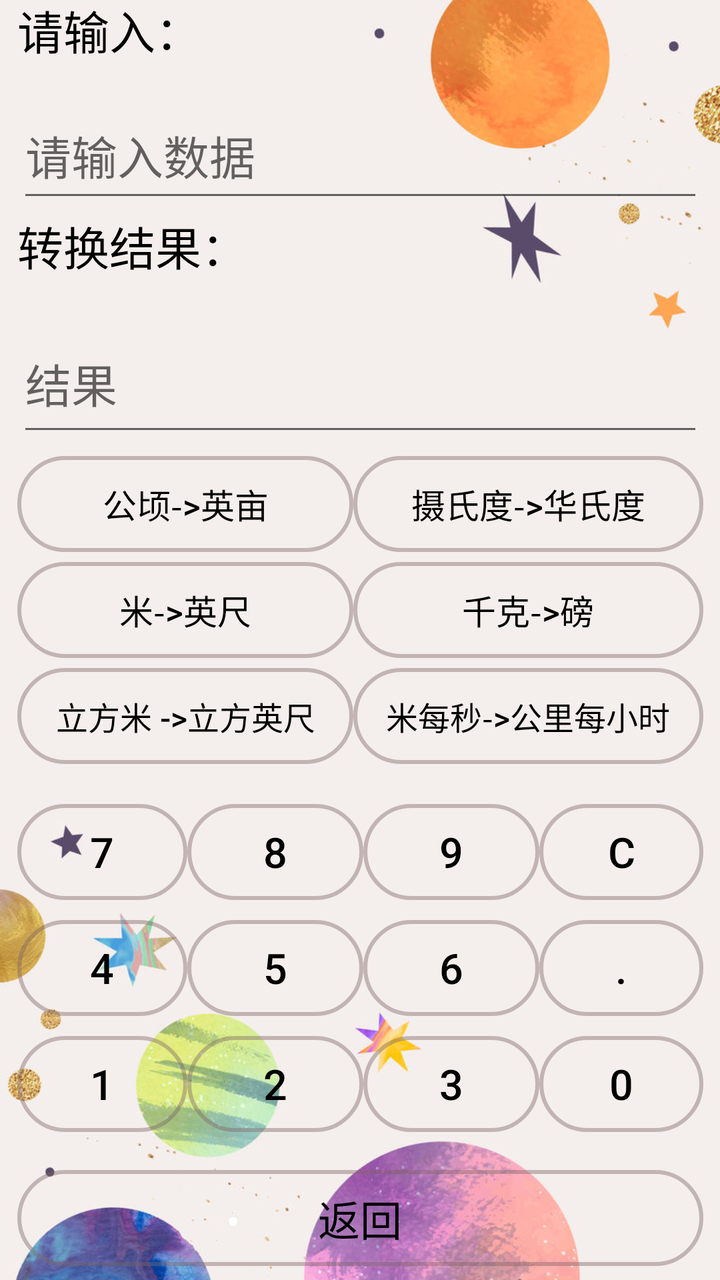
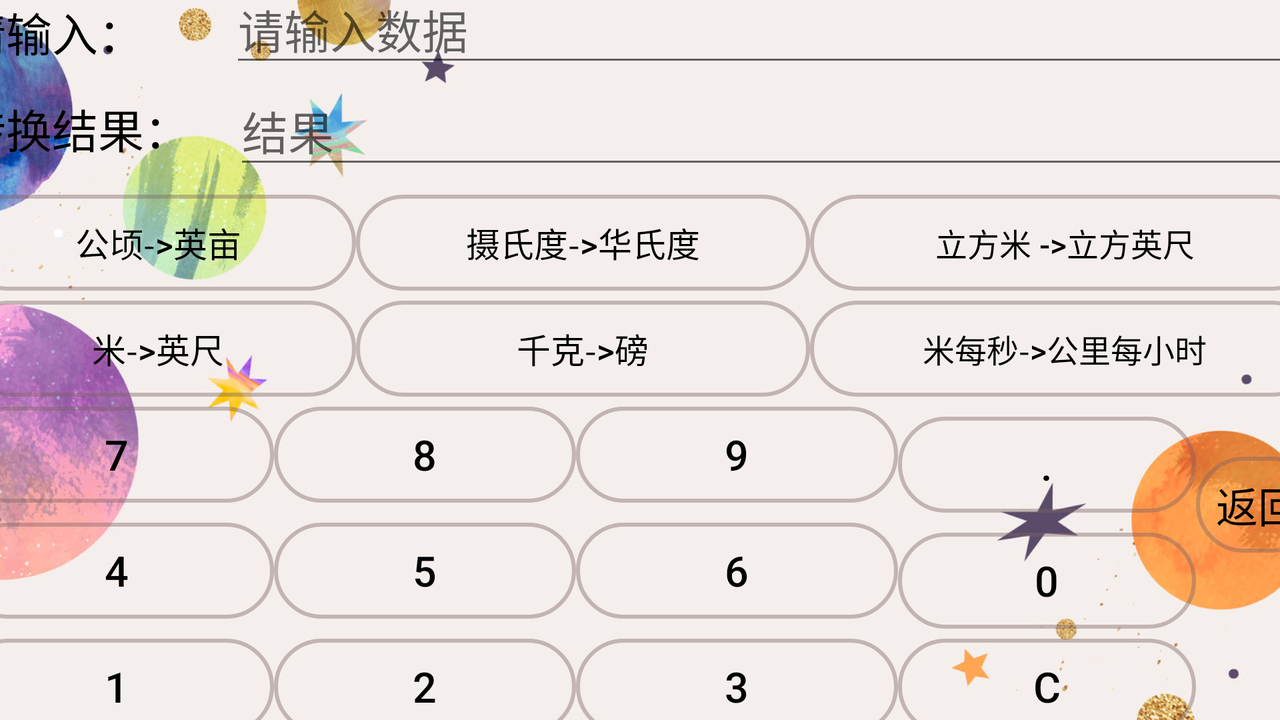

One screen, two layout resources from the same app: the default and the repository's alternative for another configuration. Each is rendered where Android would select it; the XML of both is given below.
<!-- AndroidManifest.xml: application theme Theme.AppCompat.Light.DarkActionBar -->
<!-- res/layout/activity_main2.xml -->
<?xml version="1.0" encoding="utf-8"?>
<androidx.constraintlayout.widget.ConstraintLayout xmlns:android="http://schemas.android.com/apk/res/android"
    xmlns:app="http://schemas.android.com/apk/res-auto"
    xmlns:tools="http://schemas.android.com/tools"
    android:layout_width="match_parent"
    android:layout_height="match_parent">

    <ImageView
        android:id="@+id/imageView_3"
        android:layout_width="wrap_content"
        android:layout_height="wrap_content"
        app:layout_constraintStart_toStartOf="parent"
        app:layout_constraintTop_toTopOf="parent"
        app:srcCompat="@drawable/img_1" />

    <LinearLayout
        android:id="@+id/linearLayout2"
        android:layout_width="343dp"
        android:layout_height="645dp"
        android:layout_marginStart="1dp"
        android:layout_marginTop="1dp"
        android:layout_marginEnd="1dp"
        android:layout_marginBottom="1dp"
        android:orientation="vertical"
        app:layout_constraintBottom_toBottomOf="parent"
        app:layout_constraintEnd_toEndOf="parent"
        app:layout_constraintStart_toStartOf="parent"
        app:layout_constraintTop_toTopOf="parent">

        <TextView
            android:id="@+id/textView"
            android:layout_width="match_parent"
            android:layout_height="48dp"
            android:text="请输入："
            android:textColor="@color/black"
            android:textSize="23dp" />

        <EditText
            android:id="@+id/num"
            android:layout_width="match_parent"
            android:layout_height="60dp"
            android:ems="10"
            android:hint="请输入数据"
            android:inputType="text"
            android:textSize="23dp" />

        <TextView
            android:id="@+id/textView2"
            android:layout_width="match_parent"
            android:layout_height="51dp"
            android:text="转换结果："
            android:textColor="@color/black"
            android:textSize="23dp" />

        <EditText
            android:id="@+id/result"
            android:layout_width="match_parent"
            android:layout_height="66dp"
            android:ems="10"
            android:hint="结果"
            android:inputType="text"
            android:textSize="23dp" />

        <LinearLayout
            android:layout_width="match_parent"
            android:layout_height="174dp"
            android:orientation="horizontal">

            <LinearLayout
                android:layout_width="168dp"
                android:layout_height="180dp"
                android:orientation="vertical">

                <Button
                    android:id="@+id/Area"
                    android:layout_width="match_parent"
                    android:layout_height="wrap_content"
                    android:layout_marginTop="5dp"
                    style="@style/style1"
                    android:text="公顷->英亩"
                    android:textSize="17dp" />

                <Button
                    android:id="@+id/Length"
                    android:layout_width="match_parent"
                    android:layout_height="wrap_content"
                    android:layout_marginTop="5dp"
                    style="@style/style1"
                    android:text="米->英尺"
                    android:textSize="17dp" />

                <Button
                    android:id="@+id/volume"
                    android:layout_width="match_parent"
                    android:layout_height="wrap_content"
                    android:layout_marginTop="5dp"
                    style="@style/style1"
                    android:text="立方米 ->立方英尺"
                    android:textSize="16dp" />

            </LinearLayout>

            <LinearLayout
                android:layout_width="match_parent"
                android:layout_height="match_parent"
                android:orientation="vertical">

                <Button
                    android:id="@+id/temp"
                    android:layout_width="match_parent"
                    android:layout_height="wrap_content"
                    android:layout_marginTop="5dp"
                    style="@style/style1"
                    android:text="摄氏度->华氏度"
                    android:textSize="17dp" />

                <Button
                    android:id="@+id/weight"
                    android:layout_width="match_parent"
                    android:layout_height="wrap_content"
                    android:layout_marginTop="5dp"
                    style="@style/style1"
                    android:text="千克->磅"
                    android:textSize="17dp" />

                <Button
                    android:id="@+id/speed"
                    android:layout_width="match_parent"
                    android:layout_height="wrap_content"
                    android:layout_marginTop="5dp"
                    style="@style/style1"
                    android:text="米每秒->公里每小时"
                    android:textSize="16dp" />

            </LinearLayout>
        </LinearLayout>

        <LinearLayout
            android:layout_width="match_parent"
            android:layout_height="188dp"
            android:orientation="horizontal">

            <LinearLayout
                android:layout_width="85dp"
                android:layout_height="match_parent"
                android:orientation="vertical">

                <Button
                    android:id="@+id/btn7"
                    android:layout_width="match_parent"
                    android:layout_height="wrap_content"
                    android:layout_marginTop="5dp"
                    style="@style/style1"
                    android:text="7"
                    android:textSize="21dp" />

                <Button
                    android:id="@+id/btn4"
                    android:layout_width="match_parent"
                    android:layout_height="wrap_content"
                    android:layout_marginTop="10dp"
                    style="@style/style1"
                    android:text="4"
                    android:textSize="21dp" />

                <Button
                    android:id="@+id/btn1"
                    android:layout_width="match_parent"
                    android:layout_height="wrap_content"
                    android:layout_marginTop="10dp"
                    style="@style/style1"
                    android:text="1"
                    android:textSize="21dp" />
            </LinearLayout>

            <LinearLayout
                android:layout_width="wrap_content"
                android:layout_height="match_parent"
                android:orientation="vertical">

                <Button
                    android:id="@+id/btn8"
                    android:layout_width="match_parent"
                    android:layout_height="wrap_content"
                    android:layout_marginTop="5dp"
                    style="@style/style1"
                    android:text="8"
                    android:textSize="21dp" />

                <Button
                    android:id="@+id/btn5"
                    android:layout_width="match_parent"
                    android:layout_height="wrap_content"
                    android:layout_marginTop="10dp"
                    style="@style/style1"
                    android:text="5"
                    android:textSize="21dp" />

                <Button
                    android:id="@+id/btn2"
                    android:layout_width="match_parent"
                    android:layout_height="wrap_content"
                    android:layout_marginTop="10dp"
                    style="@style/style1"
                    android:text="2"
                    android:textSize="21dp" />
            </LinearLayout>

            <LinearLayout
                android:layout_width="wrap_content"
                android:layout_height="match_parent"
                android:orientation="vertical">

                <Button
                    android:id="@+id/btn9"
                    android:layout_width="match_parent"
                    android:layout_height="wrap_content"
                    android:layout_marginTop="5dp"
                    style="@style/style1"
                    android:text="9"
                    android:textSize="21dp" />

                <Button
                    android:id="@+id/btn6"
                    android:layout_width="match_parent"
                    android:layout_height="wrap_content"
                    android:layout_marginTop="10dp"
                    style="@style/style1"
                    android:text="6"
                    android:textSize="21dp" />

                <Button
                    android:id="@+id/btn3"
                    android:layout_width="match_parent"
                    android:layout_height="wrap_content"
                    android:layout_marginTop="10dp"
                    style="@style/style1"
                    android:text="3"
                    android:textSize="21dp" />
            </LinearLayout>

            <LinearLayout
                android:layout_width="match_parent"
                android:layout_height="match_parent"
                android:orientation="vertical">

                <Button
                    android:id="@+id/C"
                    android:layout_width="match_parent"
                    android:layout_height="wrap_content"
                    android:layout_marginTop="5dp"
                    style="@style/style1"
                    android:text="C"
                    android:textSize="21dp" />

                <Button
                    android:id="@+id/spot"
                    android:layout_width="match_parent"
                    android:layout_height="wrap_content"
                    android:layout_marginTop="10dp"
                    style="@style/style1"
                    android:text="."
                    android:textSize="21dp" />

                <Button
                    android:id="@+id/btn0"
                    android:layout_width="match_parent"
                    android:layout_height="wrap_content"
                    android:layout_marginTop="10dp"
                    style="@style/style1"
                    android:text="0"
                    android:textSize="21dp" />
            </LinearLayout>
        </LinearLayout>

        <Button
            android:id="@+id/button9"
            android:layout_width="match_parent"
            android:layout_height="wrap_content"
            style="@style/style1"
            android:onClick="back"
            android:text="返回"
            android:textSize="21dp" />
    </LinearLayout>

</androidx.constraintlayout.widget.ConstraintLayout>
<!-- resources referenced by this layout -->
<resources>
  <color name="black">#FF000000</color>
  <!-- drawable img_1: png bitmap (drawable, 323702 bytes) -->
  <style name="style1" parent="Widget.AppCompat.Button">
          <item name="android:background">@drawable/new_button1</item>
          <item name="android:textColor">@color/black</item>
      </style>
  <!-- drawable new_button1 (drawable) -->
  <?xml version="1.0" encoding="utf-8"?>
  <selector xmlns:android="http://schemas.android.com/apk/res/android">
      <item android:state_pressed="true">
          <shape>
              <solid android:color="#6B7C6363"/> 
              <corners android:radius="500dip"/> 
              <stroke android:width="2dip" android:color="#6B7C6363"/> 
          </shape>
      </item>
      <item>
          <shape>
              <solid android:color="#00000000"/> 
              <corners android:radius="500dip"/> 
              <stroke android:width="2dip" android:color="#6B7C6363"/> 
          </shape>
      </item>
  </selector>
</resources>
<!-- res/layout-land/activity_main2.xml (the repository's variant of the layout above) -->
<!-- drawn on the phone turned sideways -->
<?xml version="1.0" encoding="utf-8"?>
<androidx.constraintlayout.widget.ConstraintLayout xmlns:android="http://schemas.android.com/apk/res/android"
    xmlns:app="http://schemas.android.com/apk/res-auto"
    xmlns:tools="http://schemas.android.com/tools"
    android:layout_width="match_parent"
    android:layout_height="match_parent">

    <ImageView
        android:id="@+id/imageView_4"
        android:layout_width="wrap_content"
        android:layout_height="wrap_content"
        app:layout_constraintStart_toStartOf="parent"
        app:layout_constraintTop_toTopOf="parent"
        app:srcCompat="@drawable/img_2" />

    <LinearLayout
        android:id="@+id/linearLayout2"
        android:layout_width="680dp"
        android:layout_height="380dp"
        android:layout_marginTop="1dp"
        android:layout_marginEnd="1dp"
        android:layout_marginBottom="1dp"
        android:orientation="vertical"
        app:layout_constraintBottom_toBottomOf="parent"
        app:layout_constraintEnd_toEndOf="parent"
        app:layout_constraintStart_toStartOf="parent"
        app:layout_constraintTop_toTopOf="parent">

        <LinearLayout
            android:layout_width="match_parent"
            android:layout_height="wrap_content"
            android:orientation="horizontal">

            <TextView
                android:id="@+id/textView"
                android:layout_width="135dp"
                android:layout_height="48dp"
                android:text="请输入："
                android:textColor="@color/black"
                android:textSize="23dp" />

            <EditText
                android:id="@+id/num"
                android:layout_width="match_parent"
                android:layout_height="match_parent"
                android:hint="请输入数据"
                android:inputType="text"
                android:textSize="23dp" />
        </LinearLayout>

        <LinearLayout
            android:layout_width="match_parent"
            android:layout_height="54dp"
            android:orientation="horizontal">

            <TextView
                android:id="@+id/textView2"
                android:layout_width="137dp"
                android:layout_height="51dp"
                android:text="转换结果："
                android:textColor="@color/black"
                android:textSize="23dp" />

            <EditText
                android:id="@+id/result"
                android:layout_width="match_parent"
                android:layout_height="51dp"
                android:ems="10"
                android:hint="结果"
                android:inputType="text"
                android:textSize="23dp" />
        </LinearLayout>

        <LinearLayout
            android:layout_width="match_parent"
            android:layout_height="wrap_content"
            android:orientation="horizontal">

            <LinearLayout
                android:layout_width="198dp"
                android:layout_height="wrap_content"
                android:orientation="vertical">

                <Button
                    android:id="@+id/Area"
                    android:layout_width="match_parent"
                    android:layout_height="wrap_content"
                    android:layout_marginTop="5dp"
                    style="@style/style1"
                    android:text="公顷->英亩"
                    android:textSize="17dp" />

                <Button
                    android:id="@+id/Length"
                    android:layout_width="match_parent"
                    android:layout_height="wrap_content"
                    android:layout_marginTop="5dp"
                    style="@style/style1"
                    android:text="米->英尺"
                    android:textSize="17dp" />

            </LinearLayout>

            <LinearLayout
                android:layout_width="227dp"
                android:layout_height="wrap_content"
                android:orientation="vertical">

                <Button
                    android:id="@+id/temp"
                    android:layout_width="match_parent"
                    android:layout_height="wrap_content"
                    android:layout_marginTop="5dp"
                    style="@style/style1"
                    android:text="摄氏度->华氏度"
                    android:textSize="17dp" />

                <Button
                    android:id="@+id/weight"
                    android:layout_width="match_parent"
                    android:layout_height="wrap_content"
                    android:layout_marginTop="5dp"
                    style="@style/style1"
                    android:text="千克->磅"
                    android:textSize="17dp" />

            </LinearLayout>

            <LinearLayout
                android:layout_width="match_parent"
                android:layout_height="wrap_content"
                android:orientation="vertical">

                <Button
                    android:id="@+id/volume"
                    android:layout_width="match_parent"
                    android:layout_height="wrap_content"
                    android:layout_marginTop="5dp"
                    style="@style/style1"
                    android:text="立方米 ->立方英尺"
                    android:textSize="16dp" />

                <Button
                    android:id="@+id/speed"
                    android:layout_width="match_parent"
                    android:layout_height="wrap_content"
                    android:layout_marginTop="5dp"
                    style="@style/style1"
                    android:text="米每秒->公里每小时"
                    android:textSize="16dp" />
            </LinearLayout>
        </LinearLayout>

        <LinearLayout
            android:layout_width="match_parent"
            android:layout_height="188dp"
            android:orientation="horizontal">

            <LinearLayout
                android:layout_width="157dp"
                android:layout_height="match_parent"
                android:orientation="vertical">

                <Button
                    android:id="@+id/btn7"
                    android:layout_width="match_parent"
                    android:layout_height="wrap_content"
                    android:layout_marginTop="5dp"
                    style="@style/style1"
                    android:text="7"
                    android:textSize="21dp" />

                <Button
                    android:id="@+id/btn4"
                    android:layout_width="match_parent"
                    android:layout_height="wrap_content"
                    android:layout_marginTop="10dp"
                    style="@style/style1"
                    android:text="4"
                    android:textSize="21dp" />

                <Button
                    android:id="@+id/btn1"
                    android:layout_width="match_parent"
                    android:layout_height="wrap_content"
                    android:layout_marginTop="10dp"
                    style="@style/style1"
                    android:text="1"
                    android:textSize="21dp" />
            </LinearLayout>

            <LinearLayout
                android:layout_width="151dp"
                android:layout_height="match_parent"
                android:orientation="vertical">

                <Button
                    android:id="@+id/btn8"
                    android:layout_width="match_parent"
                    android:layout_height="wrap_content"
                    android:layout_marginTop="5dp"
                    style="@style/style1"
                    android:text="8"
                    android:textSize="21dp" />

                <Button
                    android:id="@+id/btn5"
                    android:layout_width="match_parent"
                    android:layout_height="wrap_content"
                    android:layout_marginTop="10dp"
                    style="@style/style1"
                    android:text="5"
                    android:textSize="21dp" />

                <Button
                    android:id="@+id/btn2"
                    android:layout_width="match_parent"
                    android:layout_height="wrap_content"
                    android:layout_marginTop="10dp"
                    style="@style/style1"
                    android:text="2"
                    android:textSize="21dp" />
            </LinearLayout>

            <LinearLayout
                android:layout_width="161dp"
                android:layout_height="match_parent"
                android:orientation="vertical">

                <Button
                    android:id="@+id/btn9"
                    android:layout_width="match_parent"
                    android:layout_height="wrap_content"
                    android:layout_marginTop="5dp"
                    style="@style/style1"
                    android:text="9"
                    android:textSize="21dp" />

                <Button
                    android:id="@+id/btn6"
                    android:layout_width="match_parent"
                    android:layout_height="wrap_content"
                    android:layout_marginTop="10dp"
                    style="@style/style1"
                    android:text="6"
                    android:textSize="21dp" />

                <Button
                    android:id="@+id/btn3"
                    android:layout_width="match_parent"
                    android:layout_height="wrap_content"
                    android:layout_marginTop="10dp"
                    style="@style/style1"
                    android:text="3"
                    android:textSize="21dp" />
            </LinearLayout>

            <LinearLayout
                android:layout_width="149dp"
                android:layout_height="match_parent"
                android:orientation="vertical">

                <Button
                    android:id="@+id/spot"
                    android:layout_width="match_parent"
                    android:layout_height="wrap_content"
                    android:layout_marginTop="10dp"
                    style="@style/style1"
                    android:text="."
                    android:textSize="21dp" />

                <Button
                    android:id="@+id/btn0"
                    android:layout_width="match_parent"
                    android:layout_height="wrap_content"
                    android:layout_marginTop="10dp"
                    style="@style/style1"
                    android:text="0"
                    android:textSize="21dp" />

                <Button
                    android:id="@+id/C"
                    android:layout_width="match_parent"
                    android:layout_height="wrap_content"
                    android:layout_marginTop="5dp"
                    style="@style/style1"
                    android:text="C"
                    android:textSize="21dp" />
            </LinearLayout>

            <LinearLayout
                android:layout_width="match_parent"
                android:layout_height="match_parent"
                android:orientation="vertical">

                <Button
                    android:id="@+id/button9"
                    android:layout_marginTop="30dp"
                    android:layout_width="match_parent"
                    android:layout_height="wrap_content"
                    style="@style/style1"
                    android:onClick="back"
                    android:text="返回"
                    android:textSize="21dp" />
            </LinearLayout>
        </LinearLayout>

    </LinearLayout>

</androidx.constraintlayout.widget.ConstraintLayout>
<!-- resources referenced by the variant -->
<!-- as the phone turned sideways resolves them -->
<resources>
  <color name="black">#FF000000</color>
  <!-- drawable img_2: png bitmap (drawable, 303338 bytes) -->
  <style name="style1" parent="Widget.AppCompat.Button">
          <item name="android:background">@drawable/new_button1</item>
          <item name="android:textColor">@color/black</item>
      </style>
  <!-- drawable new_button1 (drawable) -->
  <?xml version="1.0" encoding="utf-8"?>
  <selector xmlns:android="http://schemas.android.com/apk/res/android">
      <item android:state_pressed="true">
          <shape>
              <solid android:color="#6B7C6363"/> 
              <corners android:radius="500dip"/> 
              <stroke android:width="2dip" android:color="#6B7C6363"/> 
          </shape>
      </item>
      <item>
          <shape>
              <solid android:color="#00000000"/> 
              <corners android:radius="500dip"/> 
              <stroke android:width="2dip" android:color="#6B7C6363"/> 
          </shape>
      </item>
  </selector>
</resources>
